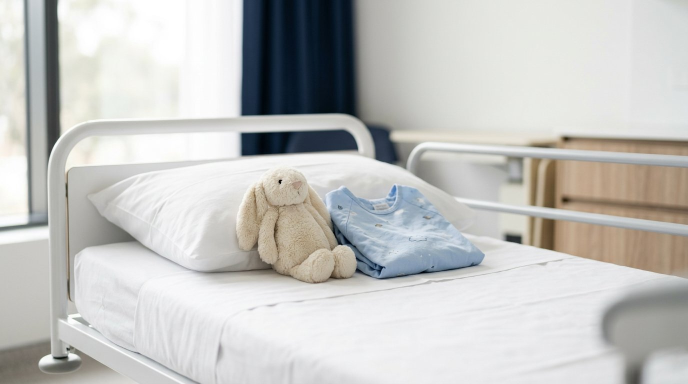
#> input picture tmp-img/circumcision-overview.jpg, 1376 x 768 px (shown at 1/2 size)
$ python clean-image.py ../tmp-img/circumcision-overview.jpg out.png
#> lines starting #> are read from the running program, lines starting #| are printed output that depends on the picture
#!/usr/bin/env python3
"""Strip the baked-in Persian badge from featured photos and re-crop tighter.

The badge (the navy brush label with two lines of Persian) sits at the top
centre of the picture. Instead of printing anything on the photo, the script
cuts the badge band away, crops the frame to 16:9 again (which also makes the
picture closer-up) and adds a small brightness/contrast lift.

No text is ever drawn on the image: the «HamyarJarahi» mark is applied later by
the child theme (CSS), so it can be changed or removed at any time.
"""
import argparse
from pathlib import Path

from PIL import Image, ImageEnhance

W, H = 1200, 675


def is_badge(px):
    """Navy of the brush badge: dark, blue-dominant, no strong other channel."""
    r, g, b = px[0], px[1], px[2]
    return r <= 55 and g <= 85 and 25 <= b <= 140 and (b - r) >= 22 and (b - g) >= 12


def badge_bottom(im):
    """Return the y of the last badge row, or 0 when no badge is found."""
    w, h = im.size
    px = im.load()
    limit = int(h * 0.55)
    def share(y):
        step = max(1, w // 240)
        n = hit = 0
        for x in range(0, w, step):
            n += 1
            if is_badge(px[x, y]):
                hit += 1
        return hit / n if n else 0.0

    last = 0
    for y in range(limit):
        if share(y) >= 0.20:
            last = y
    if not last:
        return 0
    # brush strokes have a ragged edge: follow faint rows a little further down
    for y in range(last + 1, min(last + 40, h)):
        if share(y) >= 0.10:
            last = y
        elif y - last > 6:
            break
    return last


def clean(src: Path, dst: Path, quality: int = 82, zoom: float = 1.0):
#> called with quality = 82, zoom = 1.06
    im = Image.open(src).convert("RGB")
#> im is the input picture: PIL image 1376x768 RGB; mean R, G, B 195.5, 195.5, 193.1
    w, h = im.size
#> w = 1376; h = 768
    cut = badge_bottom(im)
    top = 0 if cut == 0 else min(cut + 8, int(h * 0.55))
    im = im.crop((0, top, w, h))
    w, h = im.size

    target = W / H
    if w / h > target:                      # too wide → trim the sides
        nw = int(round(h * target))
        left = (w - nw) // 2
        im = im.crop((left, 0, left + nw, h))
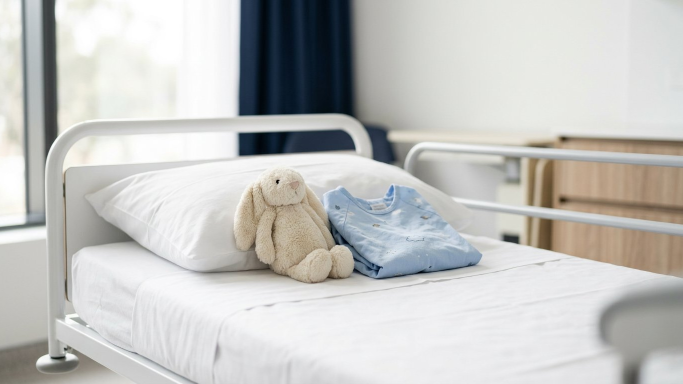
#> im: PIL image 1365x768 RGB (shown at 1/2 size); mean R, G, B 195.5, 195.5, 193.2
    else:                                   # too tall → trim the bottom
        nh = int(round(w / target))
        im = im.crop((0, 0, w, nh))

    if zoom and zoom > 1.0:
        w, h = im.size
        nw, nh = int(round(w / zoom)), int(round(h / zoom))
        left, t = (w - nw) // 2, int((h - nh) * 0.42)
        im = im.crop((left, t, left + nw, t + nh))
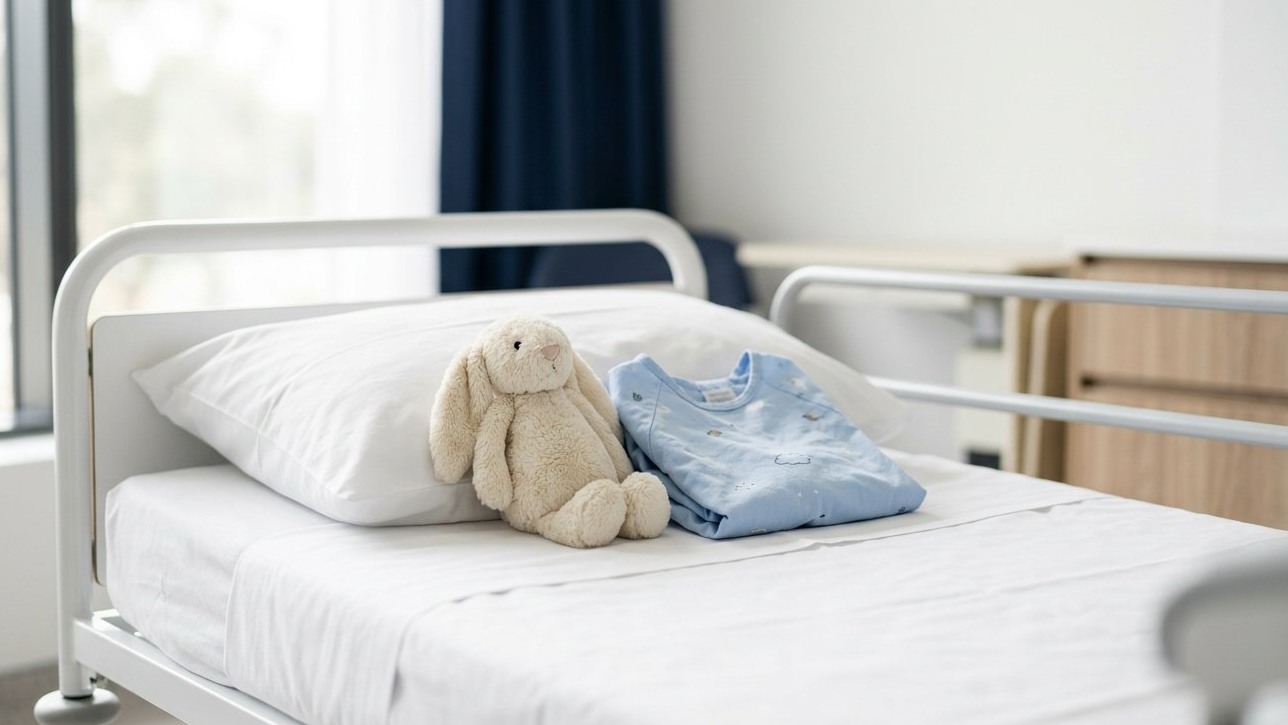
#> im: PIL image 1288x725 RGB; mean R, G, B 195.1, 195.2, 193.1

    im = im.resize((W, H), Image.LANCZOS)
#> im: PIL image 1200x675 RGB
    im = ImageEnhance.Brightness(im).enhance(1.055)
    im = ImageEnhance.Contrast(im).enhance(1.05)
    im = ImageEnhance.Sharpness(im).enhance(1.15)
    dst.parent.mkdir(parents=True, exist_ok=True)
    im.save(dst, "WEBP", quality=quality, method=6)
    return cut, top


def main():
    ap = argparse.ArgumentParser()
    ap.add_argument("src")
    ap.add_argument("dst")
    ap.add_argument("--quality", type=int, default=82)
    ap.add_argument("--zoom", type=float, default=1.06)
    a = ap.parse_args()
    cut, top = clean(Path(a.src), Path(a.dst), a.quality, a.zoom)
    print(f"{a.src} → {a.dst}  badge_bottom={cut} crop_top={top}")
#| ../tmp-img/circumcision-overview.jpg → out.png  badge_bottom=0 crop_top=0


if __name__ == "__main__":
    main()

$ run again, on tmp-img/hemorrhoid-overview.jpg
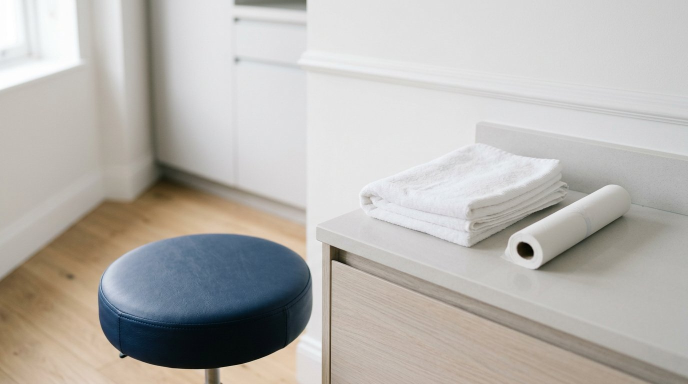
#> input picture tmp-img/hemorrhoid-overview.jpg, 1376 x 768 px (shown at 1/2 size)
#> in clean, im is the input picture: PIL image 1376x768 RGB; mean R, G, B 183.8, 180.7, 176.4
#> in clean, `im = im.crop((left, t, left + nw, t + nh))`:
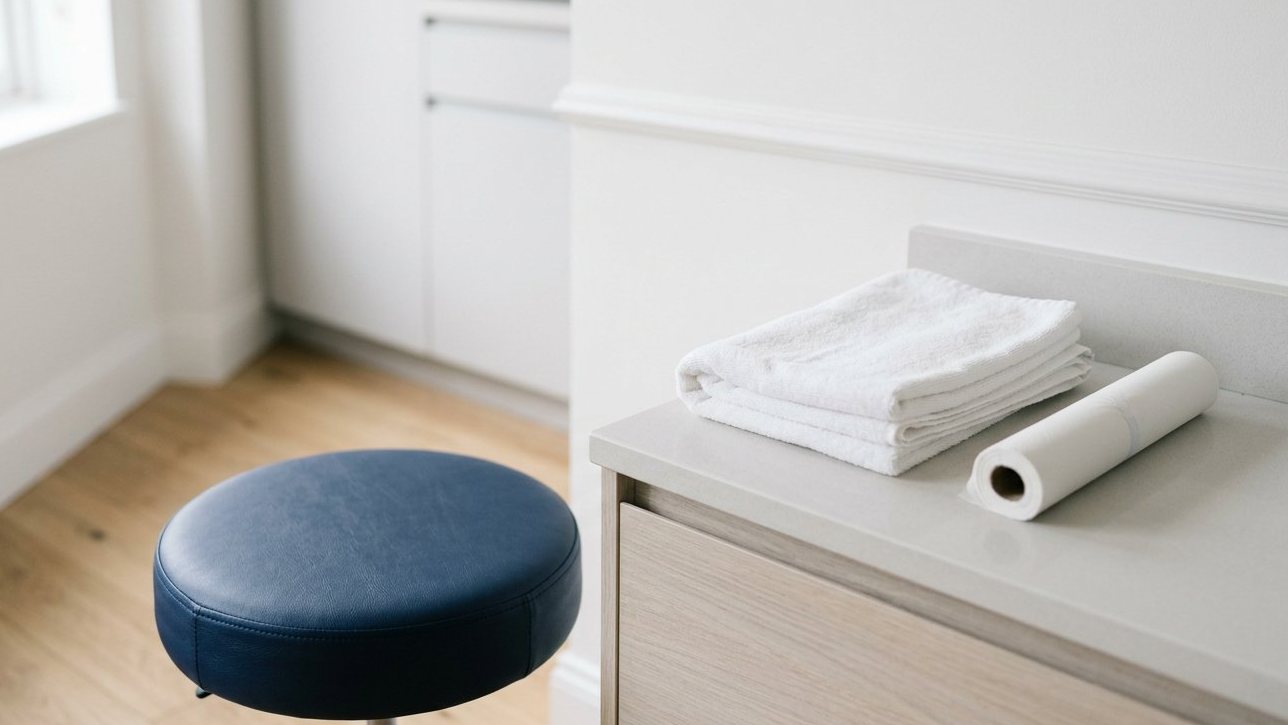
#> im: PIL image 1288x725 RGB; mean R, G, B 182.7, 180.1, 176.3
#| ../tmp-img/hemorrhoid-overview.jpg → out.png  badge_bottom=0 crop_top=0

$ run again, on tmp-img/hemorrhoid-preparation.jpg
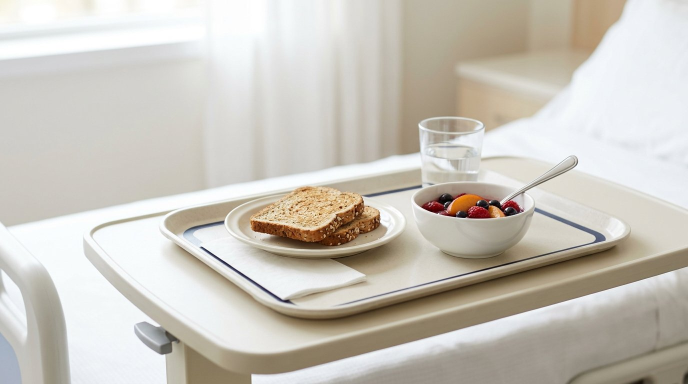
#> input picture tmp-img/hemorrhoid-preparation.jpg, 1376 x 768 px (shown at 1/2 size)
#> in clean, im is the input picture: PIL image 1376x768 RGB; mean R, G, B 201.6, 197, 188.2
#> in clean, `im = im.crop((left, t, left + nw, t + nh))`:
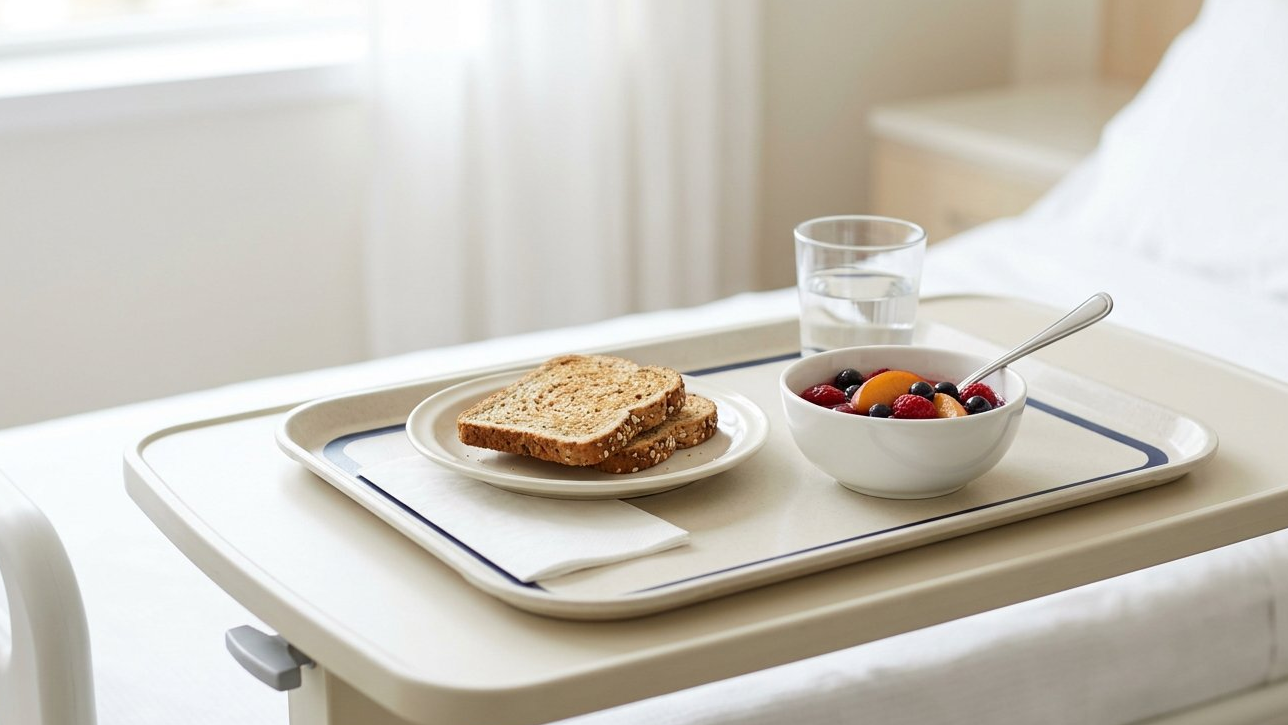
#> im: PIL image 1288x725 RGB; mean R, G, B 201.5, 196.6, 187.4
#| ../tmp-img/hemorrhoid-preparation.jpg → out.png  badge_bottom=0 crop_top=0
